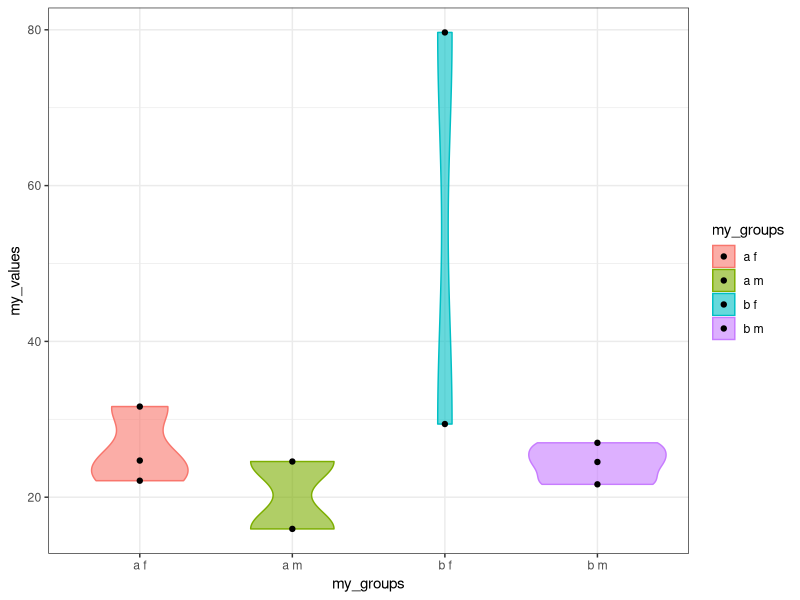
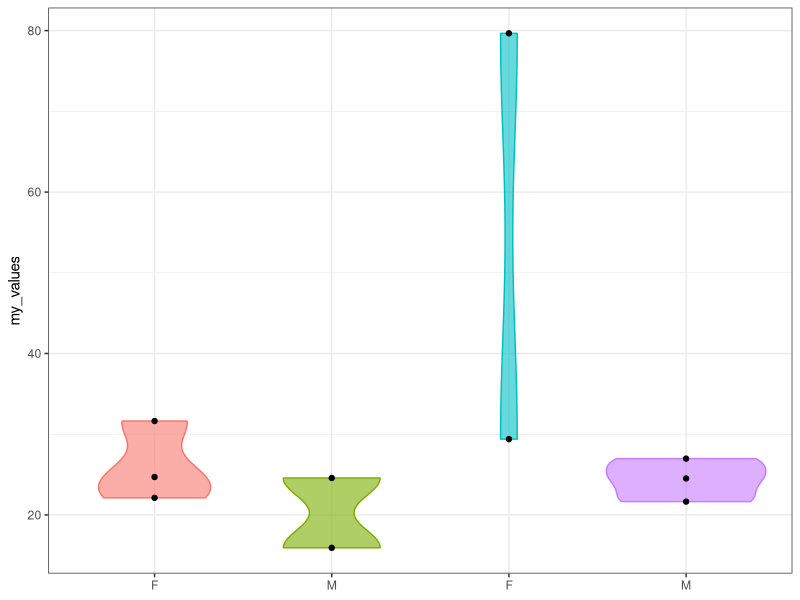
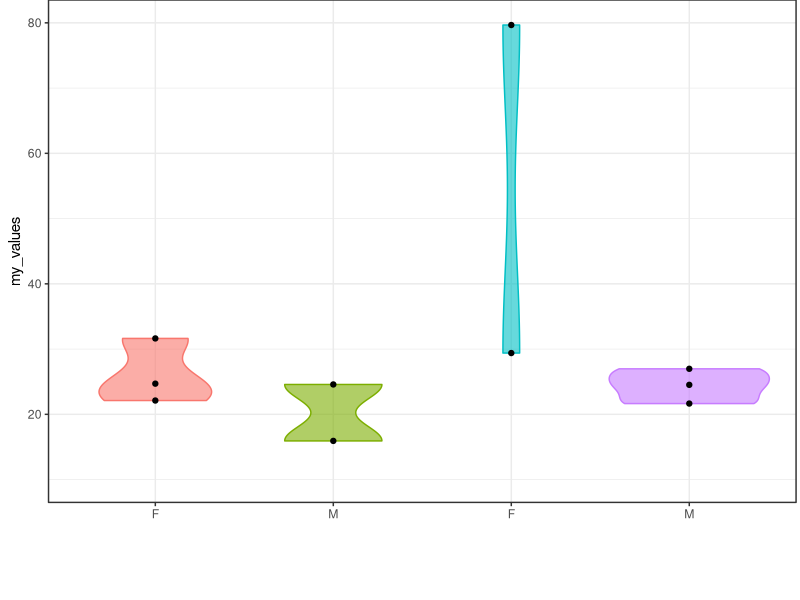
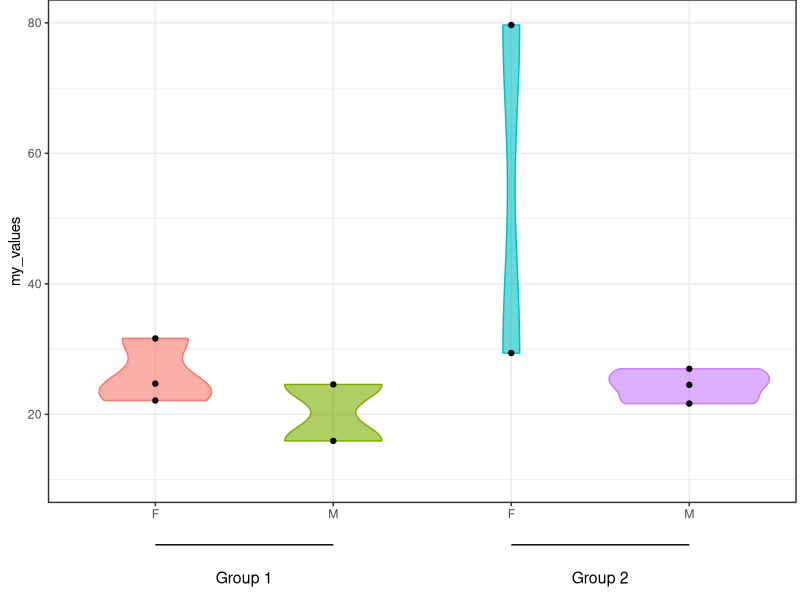

Write R code to recreate these figures, in order.
## ---- chunk 1
my_data<-data.frame(my_species=c('a','a','a','a','a','b','b','b','b','b'),
                    my_subset=c('f','m','f','m','f','m','f','m','f','m'),
                    my_values=c(24.70000,15.92571,22.11500,24.57800,31.63200,24.51800,29.39000,26.97833,79.66500,21.65000)
                    )
## ---- chunk 2
my_data$my_groups<-paste(my_data$my_species,my_data$my_subset)
## ---- chunk 3
library(ggplot2)
## ---- chunk 4
plot_a<-ggplot(my_data, aes(y=my_values,x=my_groups, color=my_groups, fill=my_groups)) +
  geom_violin(alpha=0.6)+
  geom_point(color='black')+
  theme_bw()
plot_a
## ---- chunk 5
plot_b<-plot_a+
  theme(legend.position = "none",
        axis.title.x = element_blank())+
  scale_x_discrete(labels=  c("F", "M", "F", "M"))
plot_b
## ---- chunk 6
plot_c<-plot_b+
  coord_cartesian(clip = "off",ylim = c(10, 80))+
  scale_y_continuous(breaks=c(20,40,60,80), 
                     limits=c(-10,80))+
  theme(plot.margin=unit(c(0,0.1,2,0.2),"cm"))
plot_c
## ---- chunk 7
plot_c+
  annotate(geom = "text",x = 1.5,y = -5, label = "Group 1",size = 4)+
  annotate("segment",y = 0, yend = 0,x = 1, xend = 2,colour = "black")+
  
  annotate(geom = "text",x = 3.5,y = -5, label = "Group 2",size = 4)+
  annotate("segment",y = 0, yend = 0,x = 3, xend = 4,colour = "black")
